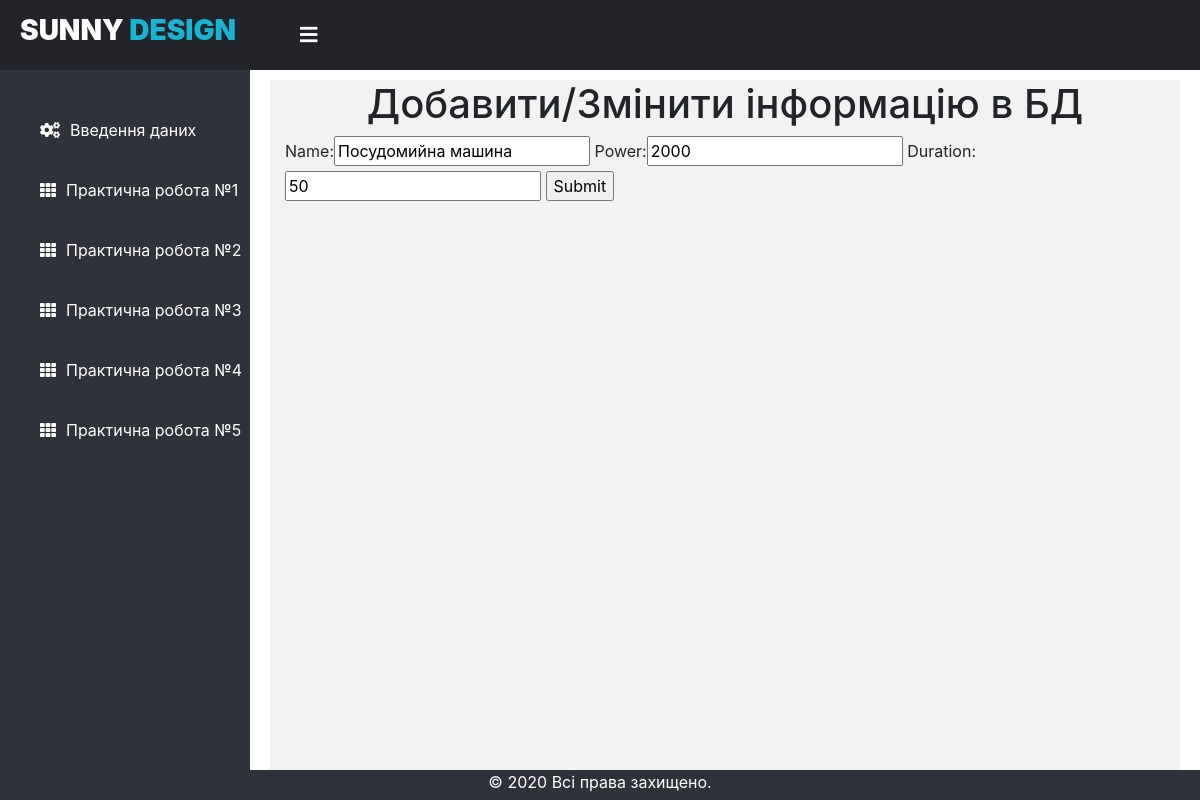
Page /laba/laba3/update_element/6 on the committed database.
### laba/models.py (models this page shows)
class electricalAppliances(models.Model):
    name = models.CharField(max_length=30)
    power = models.IntegerField(validators=[MinValueValidator(1)])
    duration = models.IntegerField(validators=[MinValueValidator(1)], default=50)

### laba/views.py (the view)
# urls.py: path('laba3/update_element/<int:pk>', views.FormView3.update_element, name='laba3update'),
	def update_element(request, pk):
		device = electricalAppliances.objects.get(id=pk)
		form = electricalAppliancesForm(instance=device)
		if request.method == 'POST':
			form = electricalAppliancesForm(request.POST, instance=device)
			if form.is_valid():
				form.save()
				return redirect('/laba/laba3/')
		context = {'form': form}
		return render(request, 'laba3_element_form.html', context)

### laba/forms.py
class electricalAppliancesForm(forms.ModelForm):
    class Meta:
        model = electricalAppliances
        fields = '__all__'

### templates/laba3_element_form.html (shortened to what this page needs)
{% extends "dashboard.html" %}
{% load static %}
    {% block head %}
    {{ block.super }}
    <link rel="stylesheet" href="https://stackpath.bootstrapcdn.com/bootstrap/4.5.2/css/bootstrap.min.css">
    <link rel="stylesheet" href="https://cdn.jsdelivr.net/npm/bootstrap-select@1.13.14/dist/css/bootstrap-select.min.css">
    <link rel="stylesheet" href="{% static 'css/style_new.css' %}">
    {% endblock %}
  {% block content %}
    <div class="container" id="gray_block" style="height: 88vh;">
      <h1 align="center">Добавити/Змінити інформацію в БД</h1>
    <form action=""  method="post">
        {{ form }}
        <input type="submit" name="submit">
      </form>
    </div>
{% endblock %}

### static/css/style.css (style rules this page uses)
body { margin: 0; padding: 0; font-family: "Roboto", sans-serif; }

### static/css/style_new.css (style rules this page uses)
#gray_block { background-color: rgb(201, 201, 201, 0.25); height: 340px; }

### rows in the picture
electricalAppliances: name "Посудомийна машина", power "2000", duration "50"
